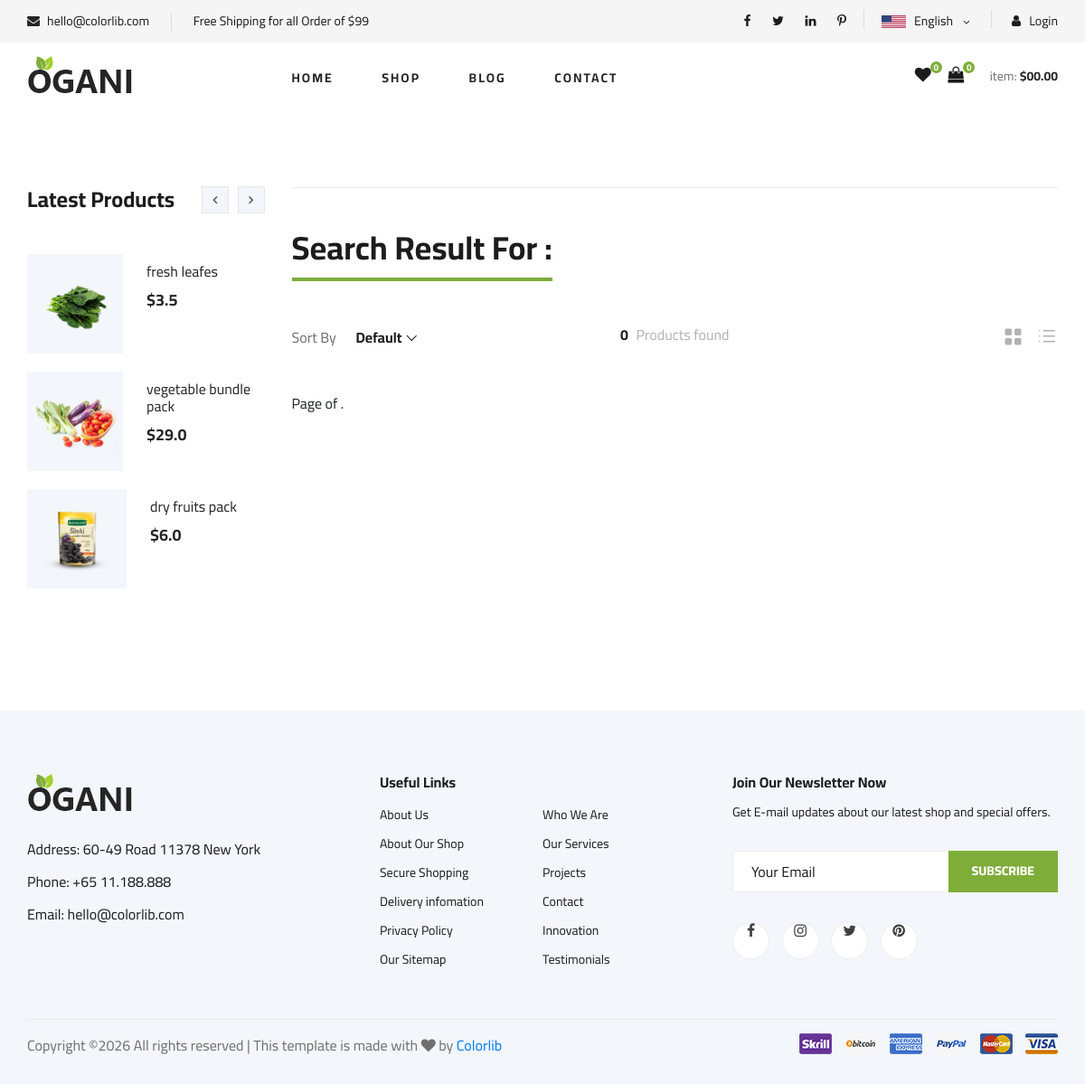
The page /search-product/ on the database its author committed.
### src/apps/product/models.py (models this page shows, shortened)
class Product(models.Model):
    product_name = models.CharField(max_length=100)
    product_category = models.ForeignKey(ProductCategory, on_delete=models.PROTECT)
    product_info = models.CharField(max_length=255, blank=True)
    product_description = models.TextField(blank=True)
    product_price = models.FloatField()
    product_image = models.ImageField(upload_to='product/photos')
    product_weight = models.FloatField()
    shipping = models.CharField(max_length=100)
    is_available = models.BooleanField(default=True)
    created_at = models.DateTimeField(auto_now_add=True)
    updated_at = models.DateTimeField(auto_now_add=True)

### src/apps/home/views.py (the view, shortened to what this page needs)
# urls.py: path('search-product/', views.product_search_view, name='search_product'),
def product_search_view(request):
    html_template_name = 'home/search.html'
    get_user_keyword = ProductSearchForm(request.GET or None)
    result = Product.objects.none()
    user_input = ''
    search_results = None
    latest_product_one = Product.objects.select_related('product_category').order_by('-updated_at')[:3]
    latest_product_two = Product.objects.select_related('product_category').order_by('-updated_at')[3:6]
    context = {
    'paged_result': search_results,
    'keyword': user_input,
    'total_result': result,
    'new_product_one': latest_product_one,
    'new_product_two': latest_product_two,
    }
    return render(request, html_template_name, context)

### src/apps/contact/contact_form.py
class NewsLetterForm(forms.ModelForm):
    class Meta:
        model = NewsLetterModel
        fields = ['email']
    def __init__(self, *args, **kwargs):
        super().__init__(*args, **kwargs)
        self.fields['email'].required = True
        self.fields['email'].widget.attrs['placeholder'] = 'Your Email'

### src/common/context_processors/cart_product_count.py (called while the page is built)
def product_in_cart_count(request):
    product_count = 0
    current_user = request.user
    try:
        if current_user.is_authenticated:
            all_cart_products = CartProduct.objects.all().filter(user=current_user)
            product_count = all_cart_products.count()
    except CartProduct.DoesNotExist:
        product_count = 0
    return dict(counter = product_count)

### src/common/context_processors/make_newsletter_form_available.py (called while the page is built)
def newsletter_for_all_app(request):
    return {'newsletter_form': NewsLetterForm()}

### src/common/context_processors/money_counter.py (called while the page is built)
def cart_total(request):
    try:
        current_user = request.user
        if current_user.is_authenticated:
            cart = CartProduct.objects.filter(user=current_user)
            total = 0
            for item in cart:
                total += item.sub_total()
            tax = total * 0.1
            total += tax
        else:
            total = 0
    except CartProduct.DoesNotExist:
        total = 0
    return {'cart_total': total}

def cart_total_without_tax(request):
    try:
        current_user = request.user
        if current_user.is_authenticated:
            cart = CartProduct.objects.filter(user=current_user)
            total = 0
            for item in cart:
                total += item.sub_total()
        else:
            total = 0
    except CartProduct.DoesNotExist:
        total = 0
    return {'total_without_tax': total}

### src/common/context_processors/wishlist_tracker.py (called while the page is built)
def wishlist_counter(request):
    current_user = request.user
    count_wishlist = 0
    try:
        if current_user.is_authenticated:
            get_wishlist_products = UserWishList.objects.all().filter(user=current_user, is_wishlist=True)
            count_wishlist = get_wishlist_products.count()
        else:
            count_wishlist = 0
    except UserWishList.DoesNotExist:
        count_wishlist = 0
    return {'count_wishlist': count_wishlist}

### templates/home/search.html (shortened to what this page needs)
{% extends 'index.html' %}
{% load static %}
{% block content %}
 <section class="product spad">
    <div class="container">
        <div class="row">
            <div class="col-lg-3 col-md-5">
                <div class="sidebar">
                    <div class="sidebar__item">
                        <div class="latest-product__text">
                            <h4>Latest Products</h4>
                            <div class="latest-product__slider owl-carousel">
                                <div class="latest-prdouct__slider__item">
                                {% for item in new_product_one %}
                                <a href="{% url 'product:single_product' item.id %}" class="latest-product__item">
                                    <div class="latest-product__item__pic">
                                        <img src="{{ item.product_image.url }}" alt="">
                                    </div>
                                    <div class="latest-product__item__text">
                                        <h6>{{ item.product_name }}</h6>
                                        <span>${{ item.product_price }}</span>
                                    </div>
                                </a>
                                {% endfor %}
                                </div>
                            </div>
                        </div>
                    </div>
                </div>
            </div>
            <div class="col-lg-9 col-md-7">
                <div class="filter__item">
                    <div class="section-title product__discount__title">
                        <h2>Search Result For : {{ keyword | capfirst }}</h2>
                    </div>
                    <div class="row">
                        <div class="col-lg-4 col-md-5">
                            <div class="filter__sort">
                                <span>Sort By</span>
                            </div>
                        </div>
                        <div class="col-lg-4 col-md-4">
                            <div class="filter__found">
                                <h6><span>{{ total_result.count }}</span> Products found</h6>
                            </div>
                        </div>
                        <div class="col-lg-4 col-md-3">
                            <div class="filter__option">
                                <span class="icon_grid-2x2"></span>
                                <span class="icon_ul"></span>
                            </div>
                        </div>
                    </div>
                </div>
                <div class="product__pagination">
                    <div class="pagination">
                        <span class="step-links">
                            <span class="current">
                                Page {{ paged_result.number }} of {{ paged_result.paginator.num_pages }}.
                            </span>
                        </span>
                    </div>
                </div>
            </div>
        </div>
    </div>
</section>
{% endblock %}

### static/css/style.css (style rules this page uses)
html, body { height: 100%; font-family: "Cairo", sans-serif; -webkit-font-smoothing: antialiased; font-smoothing: antialiased; }
h1, h2, h3, h4, h5, h6 { margin: 0; color: #111111; font-weight: 400; font-family: "Cairo", sans-serif; }
h2 { font-size: 36px; }
h4 { font-size: 24px; }
h6 { font-size: 16px; }
img { max-width: 100%; }
.section-title { margin-bottom: 50px; text-align: center; }
.section-title h2 { color: #1c1c1c; font-weight: 700; position: relative; }
.section-title h2:after { position: absolute; left: 0; bottom: -15px; right: 0; height: 4px; width: 80px; background: #7fad39; content: ""; margin: 0 auto; }
.spad { padding-top: 100px; padding-bottom: 100px; }
.latest-product__text h4 { font-weight: 700; color: #1c1c1c; margin-bottom: 45px; }
.latest-product__item { margin-bottom: 20px; overflow: hidden; display: block; }
.latest-product__item__pic { float: left; margin-right: 26px; }
.latest-product__item__pic img { height: 110px; width: 110px; }
.latest-product__item__text { overflow: hidden; padding-top: 10px; }
.latest-product__item__text h6 { color: #252525; margin-bottom: 8px; }
.latest-product__item__text span { font-size: 18px; display: block; color: #252525; font-weight: 700; }
.sidebar__item { margin-bottom: 35px; }
.sidebar__item h4 { color: #1c1c1c; font-weight: 700; margin-bottom: 25px; }
.sidebar__item .latest-product__text { position: relative; }
.sidebar__item .latest-product__text h4 { margin-bottom: 45px; }
.product { padding-top: 80px; padding-bottom: 80px; }
.product__discount__title { text-align: left; margin-bottom: 65px; }
.product__discount__title h2 { display: inline-block; }
.product__discount__title h2:after { margin: 0; width: 100%; }
.filter__item { padding-top: 45px; border-top: 1px solid #ebebeb; padding-bottom: 20px; }
.filter__sort { margin-bottom: 15px; }
.filter__sort span { font-size: 16px; color: #6f6f6f; display: inline-block; }
.filter__found { text-align: center; margin-bottom: 15px; }
.filter__found h6 { font-size: 16px; color: #b2b2b2; }
.filter__found h6 span { color: #1c1c1c; font-weight: 700; margin-right: 5px; }
.filter__option { text-align: right; margin-bottom: 15px; }
.filter__option span { font-size: 24px; color: #b2b2b2; margin-right: 10px; cursor: pointer; -webkit-transition: all, 0.3s; -moz-transition: all, 0.3s; -ms-transition: all, 0.3s; -o-transition: all, 0.3s; transition: all, 0.3s; }
.filter__option span:last-child { margin: 0; }
.product__pagination, .blog__pagination { padding-top: 10px; }
.footer__widget form input { width: 100%; font-size: 16px; padding-left: 20px; color: #1c1c1c; height: 46px; border: 1px solid #ededed; }
.footer__widget form input::placeholder { color: #1c1c1c; }
@media only screen and (min-width: 1200px) { .container { max-width: 1170px; } }

### rows shown on the page
Product: product_image (picture), product_name "fresh leafes", product_price "3.5"
Product: product_image (picture), product_name "vegetable bundle pack", product_price "29.0"
Product: product_image (picture), product_name "dry fruits pack", product_price "6.0"

### other values the page prints
{{ total_result.count }} "0"
